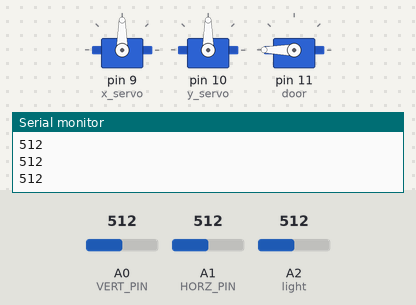
This sketch was run on a simulated Arduino Uno, built with avr-gcc and run on an emulated ATmega328P. Parts: 3 × servo, the last lines printed to the serial monitor. The test bench sets the inputs (shaded band); at power-on: A2 (light) = 512, A0 (VERT_PIN) = 512, A1 (HORZ_PIN) = 512.

Above: at 1.2 s.
1.3 s: A2 (light) set to 38
2.8 s: A2 (light) set to 32
At 3.6 s:
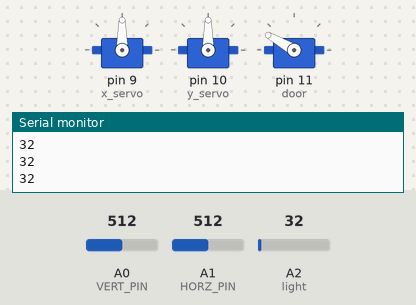
4.3 s: A0 (VERT_PIN) set to 716
At 5.2 s:
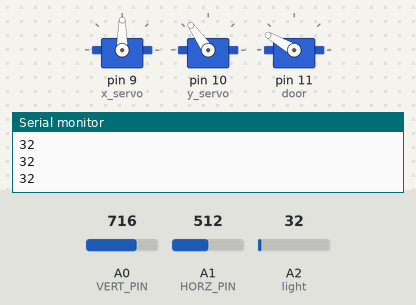
5.8 s: A1 (HORZ_PIN) set to 716
At 6.8 s:
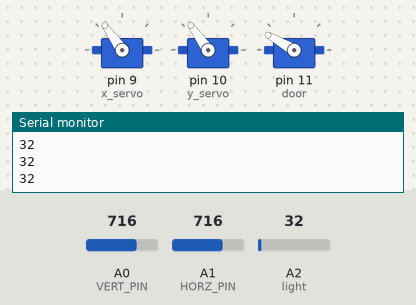
7.3 s: A0 (VERT_PIN) set to 900
At 8.4 s:
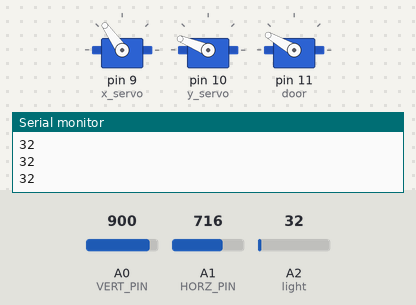
8.8 s: A1 (HORZ_PIN) set to 900
At 9.9 s:
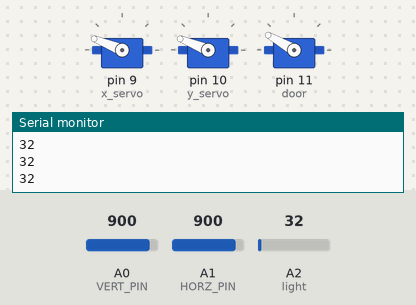
Timing chart, 0 to 11.3 s (numbered marks = the images above; inputs shaded):
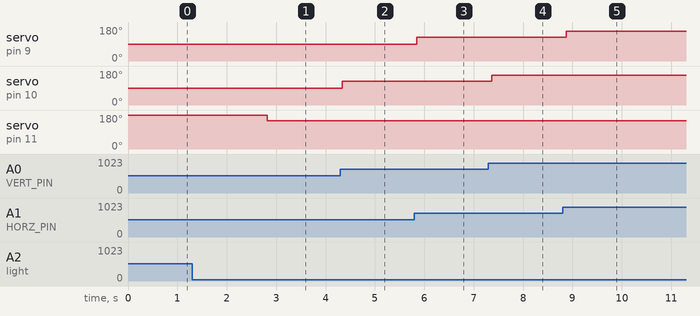

Measured:
- the behaviour switches between 36 and 35 on A2 (light) (found by bisection; images 0 and 1)
- after the input at 2.8 s, servo on pin 11 (door): 180° → 150° at once
- after the input at 4.3 s, servo on pin 10 (y_servo): 90° → 125° at once
- after the input at 5.8 s, servo on pin 9 (x_servo): 90° → 125° after 0.05 s
- after the input at 7.3 s, servo on pin 10 (y_servo): 125° → 158° after 0.06 s
- after the input at 8.8 s, servo on pin 9 (x_servo): 125° → 158° after 0.07 s

The sketch:

controller.ino
```cpp
#include <Servo.h>
#define VERT_PIN A0
#define HORZ_PIN A1
#define SEL_PIN  2
#define light A2 // define input pin
Servo x_servo;  // base servo
Servo y_servo;  // second servo on top
Servo door;

void setup() {
  x_servo.attach(9);  // attaches the servo on pin 9 to the servo object
  y_servo.attach(10);
  door.attach(11);
  pinMode(VERT_PIN, INPUT);
  pinMode(HORZ_PIN, INPUT);
  pinMode(SEL_PIN, INPUT_PULLUP);
  Serial.begin(19200);
}


void loop() {
  int vert = map(analogRead(VERT_PIN), 0, 1023, 0, 180);
  int horz = map(analogRead(HORZ_PIN), 0, 1023, 0, 180);
  int Lvalue = analogRead(light);// read the light
  int mVolt = map(Lvalue,0, 1023, 0, 100);// map analogue reading to 5000mV
  x_servo.write(horz);              // tell servo to go to position in variable 'pos'
  y_servo.write(vert);
  Serial.print(Lvalue);
  Serial.println();
    if (Lvalue <= 35) {
    door.write(150);
  } else {
    door.write(180);
  }
  delay(100);
}
```
